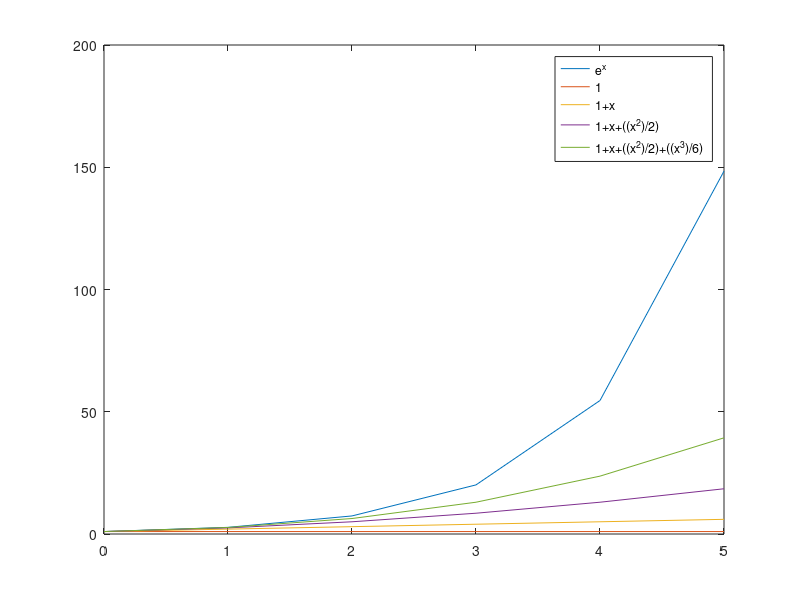

Recreate this plot in MATLAB.
%HW9 Q1

clear all

x=0:5;

plot(x, exp(x))
hold on
plot(x, 1+(0*x))
plot(x, 1+x)
plot(x, 1+x+((x.^2)/2))
plot(x, 1+x+((x.^2)/2)+((x.^3)/6))
legend('e^x', '1', '1+x', '1+x+((x^2)/2)', '1+x+((x^2)/2)+((x^3)/6)')
